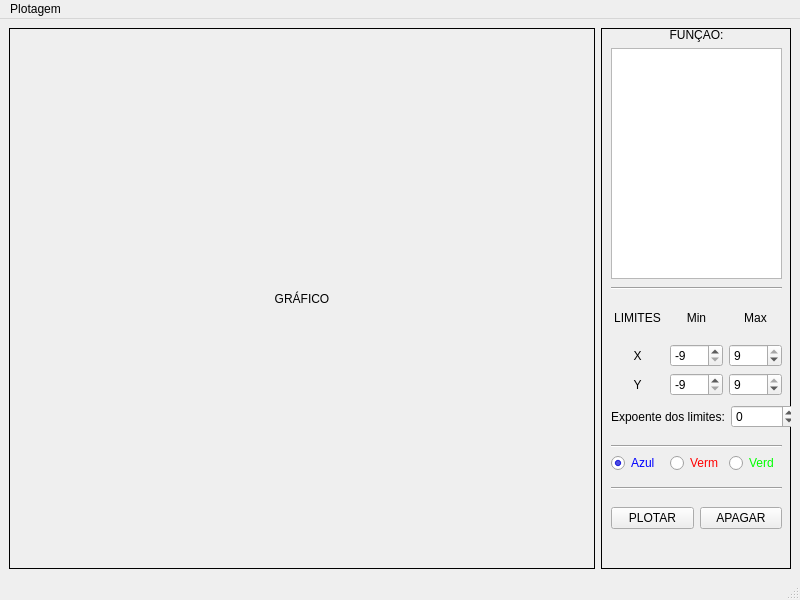
<?xml version="1.0" encoding="UTF-8"?>
<ui version="4.0">
 <class>MainPlotador</class>
 <widget class="QMainWindow" name="MainPlotador">
  <property name="geometry">
   <rect>
    <x>0</x>
    <y>0</y>
    <width>800</width>
    <height>600</height>
   </rect>
  </property>
  <property name="windowTitle">
   <string>Plotador de Funções</string>
  </property>
  <widget class="QWidget" name="centralwidget">
   <layout class="QHBoxLayout" name="horizontalLayout">
    <item>
     <widget class="QLabel" name="grafico">
      <property name="sizePolicy">
       <sizepolicy hsizetype="Expanding" vsizetype="Expanding">
        <horstretch>0</horstretch>
        <verstretch>0</verstretch>
       </sizepolicy>
      </property>
      <property name="minimumSize">
       <size>
        <width>540</width>
        <height>540</height>
       </size>
      </property>
      <property name="frameShape">
       <enum>QFrame::Shape::Box</enum>
      </property>
      <property name="text">
       <string>GRÁFICO</string>
      </property>
      <property name="alignment">
       <set>Qt::AlignmentFlag::AlignCenter</set>
      </property>
     </widget>
    </item>
    <item>
     <widget class="QFrame" name="frame">
      <property name="sizePolicy">
       <sizepolicy hsizetype="Fixed" vsizetype="MinimumExpanding">
        <horstretch>0</horstretch>
        <verstretch>0</verstretch>
       </sizepolicy>
      </property>
      <property name="minimumSize">
       <size>
        <width>190</width>
        <height>540</height>
       </size>
      </property>
      <property name="frameShape">
       <enum>QFrame::Shape::Box</enum>
      </property>
      <property name="frameShadow">
       <enum>QFrame::Shadow::Plain</enum>
      </property>
      <widget class="QWidget" name="verticalLayoutWidget">
       <property name="geometry">
        <rect>
         <x>10</x>
         <y>0</y>
         <width>171</width>
         <height>251</height>
        </rect>
       </property>
       <layout class="QVBoxLayout" name="layoutFuncao">
        <property name="leftMargin">
         <number>0</number>
        </property>
        <property name="topMargin">
         <number>0</number>
        </property>
        <property name="rightMargin">
         <number>0</number>
        </property>
        <item>
         <widget class="QLabel" name="labelFuncao">
          <property name="text">
           <string>FUNÇÃO:</string>
          </property>
          <property name="alignment">
           <set>Qt::AlignmentFlag::AlignCenter</set>
          </property>
         </widget>
        </item>
        <item>
         <widget class="QPlainTextEdit" name="textoFuncao">
          <property name="readOnly">
           <bool>true</bool>
          </property>
         </widget>
        </item>
       </layout>
      </widget>
      <widget class="QWidget" name="gridLayoutWidget">
       <property name="geometry">
        <rect>
         <x>10</x>
         <y>270</y>
         <width>171</width>
         <height>98</height>
        </rect>
       </property>
       <layout class="QGridLayout" name="gridLimites" rowstretch="0,0,0">
        <property name="leftMargin">
         <number>0</number>
        </property>
        <property name="topMargin">
         <number>0</number>
        </property>
        <property name="rightMargin">
         <number>0</number>
        </property>
        <item row="2" column="1">
         <widget class="QSpinBox" name="spinMinY">
          <property name="minimum">
           <number>-9</number>
          </property>
          <property name="maximum">
           <number>8</number>
          </property>
          <property name="value">
           <number>-9</number>
          </property>
         </widget>
        </item>
        <item row="1" column="0">
         <widget class="QLabel" name="labelX">
          <property name="text">
           <string>X</string>
          </property>
          <property name="alignment">
           <set>Qt::AlignmentFlag::AlignCenter</set>
          </property>
         </widget>
        </item>
        <item row="2" column="0">
         <widget class="QLabel" name="labelY">
          <property name="text">
           <string>Y</string>
          </property>
          <property name="alignment">
           <set>Qt::AlignmentFlag::AlignCenter</set>
          </property>
         </widget>
        </item>
        <item row="1" column="2">
         <widget class="QSpinBox" name="spinMaxX">
          <property name="minimum">
           <number>-8</number>
          </property>
          <property name="maximum">
           <number>9</number>
          </property>
          <property name="value">
           <number>9</number>
          </property>
         </widget>
        </item>
        <item row="2" column="2">
         <widget class="QSpinBox" name="spinMaxY">
          <property name="minimum">
           <number>-8</number>
          </property>
          <property name="maximum">
           <number>9</number>
          </property>
          <property name="value">
           <number>9</number>
          </property>
         </widget>
        </item>
        <item row="0" column="1">
         <widget class="QLabel" name="labelMin">
          <property name="text">
           <string>Min</string>
          </property>
          <property name="alignment">
           <set>Qt::AlignmentFlag::AlignCenter</set>
          </property>
         </widget>
        </item>
        <item row="0" column="2">
         <widget class="QLabel" name="labelMax">
          <property name="text">
           <string>Max</string>
          </property>
          <property name="alignment">
           <set>Qt::AlignmentFlag::AlignCenter</set>
          </property>
         </widget>
        </item>
        <item row="0" column="0">
         <widget class="QLabel" name="labelLimites">
          <property name="text">
           <string>LIMITES</string>
          </property>
          <property name="alignment">
           <set>Qt::AlignmentFlag::AlignCenter</set>
          </property>
         </widget>
        </item>
        <item row="1" column="1">
         <widget class="QSpinBox" name="spinMinX">
          <property name="minimum">
           <number>-9</number>
          </property>
          <property name="maximum">
           <number>8</number>
          </property>
          <property name="value">
           <number>-9</number>
          </property>
         </widget>
        </item>
       </layout>
      </widget>
      <widget class="Line" name="line2">
       <property name="geometry">
        <rect>
         <x>10</x>
         <y>410</y>
         <width>171</width>
         <height>16</height>
        </rect>
       </property>
       <property name="orientation">
        <enum>Qt::Orientation::Horizontal</enum>
       </property>
      </widget>
      <widget class="QWidget" name="gridLayoutWidget_2">
       <property name="geometry">
        <rect>
         <x>10</x>
         <y>420</y>
         <width>171</width>
         <height>31</height>
        </rect>
       </property>
       <layout class="QGridLayout" name="gridLayout">
        <item row="0" column="1">
         <widget class="QRadioButton" name="radioVermelho">
          <property name="styleSheet">
           <string notr="true">color:rgb(255,0,0);</string>
          </property>
          <property name="text">
           <string>Verm</string>
          </property>
         </widget>
        </item>
        <item row="0" column="2">
         <widget class="QRadioButton" name="radioVerde">
          <property name="styleSheet">
           <string notr="true">color:rgb(0,255, 0);</string>
          </property>
          <property name="text">
           <string>Verd</string>
          </property>
         </widget>
        </item>
        <item row="0" column="0">
         <widget class="QRadioButton" name="radioAzul">
          <property name="styleSheet">
           <string notr="true">color:rgb(0,0,255);</string>
          </property>
          <property name="text">
           <string>Azul</string>
          </property>
          <property name="checked">
           <bool>true</bool>
          </property>
         </widget>
        </item>
       </layout>
      </widget>
      <widget class="Line" name="line3">
       <property name="geometry">
        <rect>
         <x>10</x>
         <y>450</y>
         <width>171</width>
         <height>20</height>
        </rect>
       </property>
       <property name="orientation">
        <enum>Qt::Orientation::Horizontal</enum>
       </property>
      </widget>
      <widget class="Line" name="line1">
       <property name="geometry">
        <rect>
         <x>10</x>
         <y>250</y>
         <width>171</width>
         <height>21</height>
        </rect>
       </property>
       <property name="orientation">
        <enum>Qt::Orientation::Horizontal</enum>
       </property>
      </widget>
      <widget class="QWidget" name="">
       <property name="geometry">
        <rect>
         <x>10</x>
         <y>370</y>
         <width>186</width>
         <height>37</height>
        </rect>
       </property>
       <layout class="QHBoxLayout" name="layoutExpoente">
        <property name="leftMargin">
         <number>0</number>
        </property>
        <property name="topMargin">
         <number>0</number>
        </property>
        <property name="rightMargin">
         <number>0</number>
        </property>
        <item>
         <widget class="QLabel" name="labelExpoente">
          <property name="font">
           <font>
            <pointsize>9</pointsize>
           </font>
          </property>
          <property name="text">
           <string>Expoente dos limites:</string>
          </property>
         </widget>
        </item>
        <item>
         <widget class="QSpinBox" name="spinExpoente">
          <property name="minimum">
           <number>-9</number>
          </property>
          <property name="maximum">
           <number>9</number>
          </property>
         </widget>
        </item>
       </layout>
      </widget>
      <widget class="QWidget" name="">
       <property name="geometry">
        <rect>
         <x>10</x>
         <y>470</y>
         <width>171</width>
         <height>40</height>
        </rect>
       </property>
       <layout class="QHBoxLayout" name="layoutBotoes">
        <property name="leftMargin">
         <number>0</number>
        </property>
        <property name="topMargin">
         <number>0</number>
        </property>
        <property name="rightMargin">
         <number>0</number>
        </property>
        <item>
         <widget class="QPushButton" name="pushPlotar">
          <property name="text">
           <string>PLOTAR</string>
          </property>
         </widget>
        </item>
        <item>
         <widget class="QPushButton" name="pushApagar">
          <property name="text">
           <string>APAGAR</string>
          </property>
         </widget>
        </item>
       </layout>
      </widget>
     </widget>
    </item>
   </layout>
  </widget>
  <widget class="QMenuBar" name="menubar">
   <property name="geometry">
    <rect>
     <x>0</x>
     <y>0</y>
     <width>800</width>
     <height>26</height>
    </rect>
   </property>
   <widget class="QMenu" name="menuPlotagem">
    <property name="title">
     <string>Plotagem</string>
    </property>
    <addaction name="actionFun_o"/>
    <addaction name="actionPlotar"/>
    <addaction name="actionApagar"/>
    <addaction name="separator"/>
    <addaction name="actionSair"/>
   </widget>
   <addaction name="menuPlotagem"/>
  </widget>
  <widget class="QStatusBar" name="statusbar"/>
  <action name="actionFun_o">
   <property name="text">
    <string>Função...</string>
   </property>
  </action>
  <action name="actionPlotar">
   <property name="text">
    <string>Plotar</string>
   </property>
  </action>
  <action name="actionApagar">
   <property name="text">
    <string>Apagar</string>
   </property>
  </action>
  <action name="actionSair">
   <property name="text">
    <string>Sair</string>
   </property>
  </action>
 </widget>
 <resources/>
 <connections/>
</ui>
